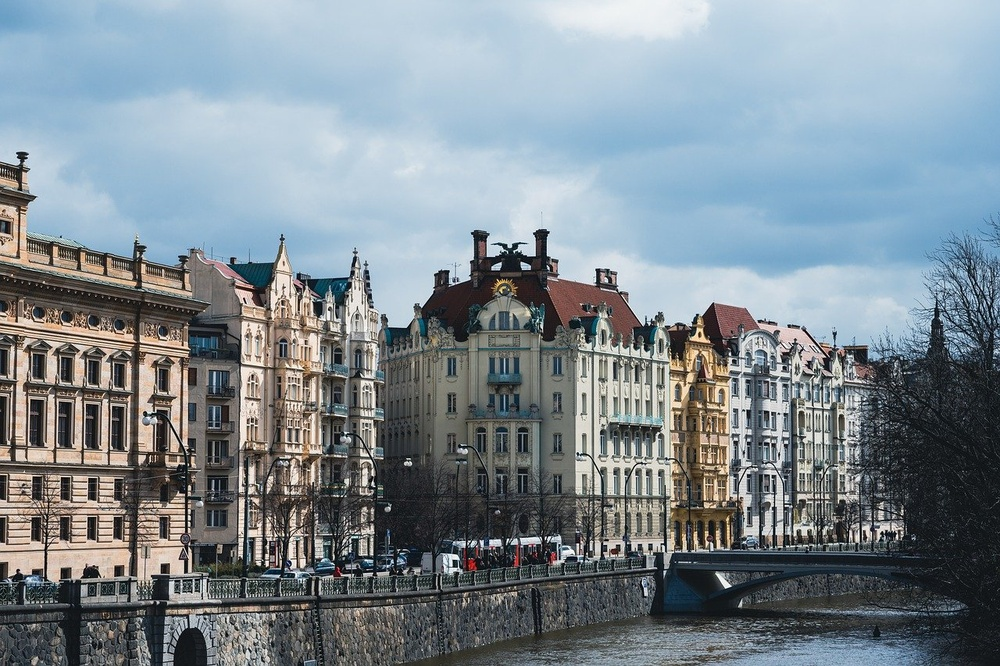
#> input picture OpenCV/code/change_color/image.jpg, 1000 x 666 px, shrunk from 1280 x 853 before the run
$ python convert_color.py
#> lines starting #> are read from the running program, lines starting #| are printed output that depends on the picture
import cv2

src = cv2.imread("image.jpg", cv2.IMREAD_COLOR)
#> src is the input picture: shape (666, 1000, 3); mean B, G, R 145.6, 138.1, 126.7
dst = cv2.cvtColor(src, cv2.COLOR_BGR2GRAY)
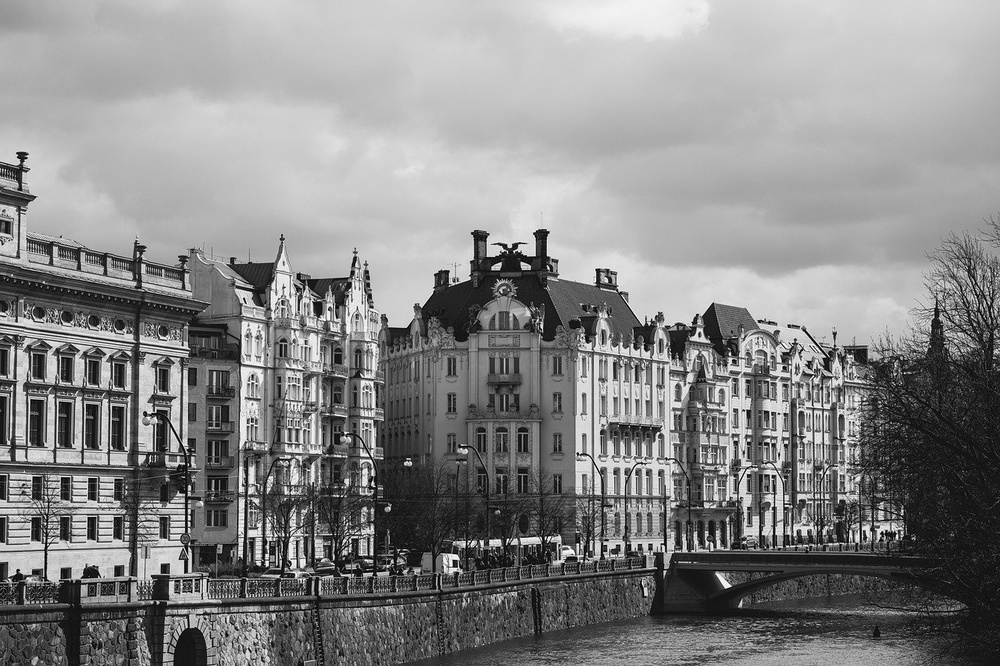
#> dst: shape (666, 1000); min 0, max 255, mean 135.6

cv2.imshow("src", src)
cv2.imshow("dst", dst)
cv2.waitKey()
cv2.destroyAllWindows()
